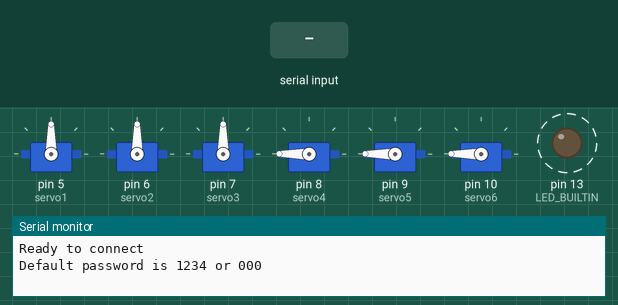
This sketch was run on a simulated Arduino Uno, built with avr-gcc and run on an emulated ATmega328P. Shown: 6 × servo, output pins drawn as LEDs (lit = HIGH), the last lines printed to the serial monitor. Dashed ring = blinking. The test bench sets the inputs (shaded band).

Above: at 2.8 s.
2.9 s: "s1" received over the second serial link
At 5.2 s:
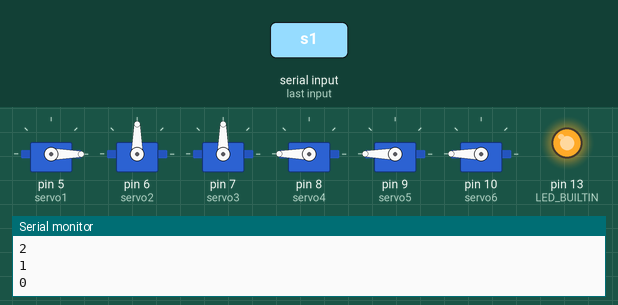
6.4 s: "s4" received over the second serial link
At 7.32 s:
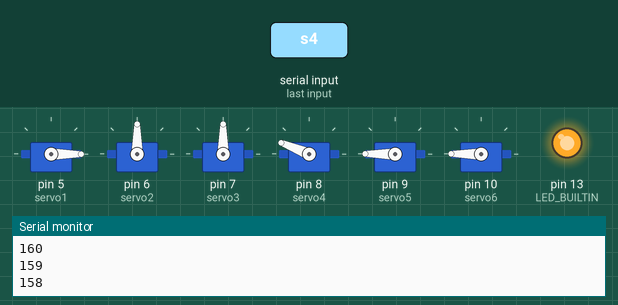
9.9 s: "s2" received over the second serial link
At 12.7 s:
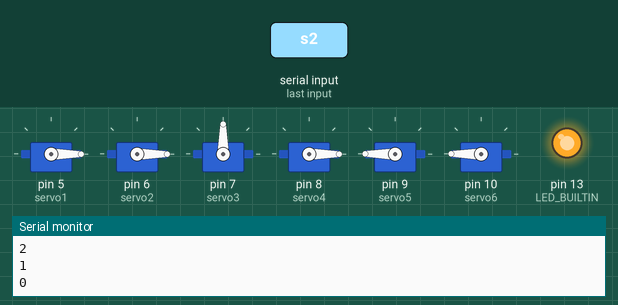
13.4 s: "s3" received over the second serial link
At 16.6 s:
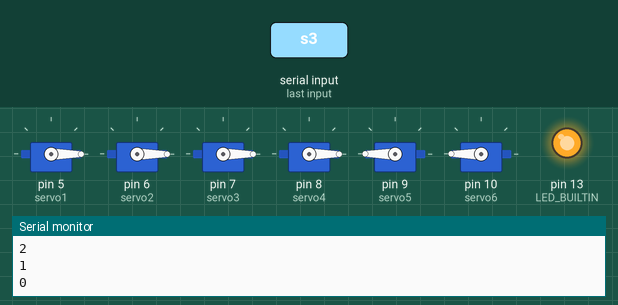
17.0 s: "s5" received over the second serial link
At 17.66 s:
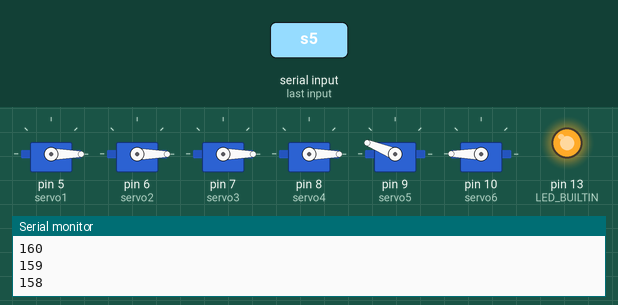
20.5 s: "s6" received over the second serial link
At 25.9 s:
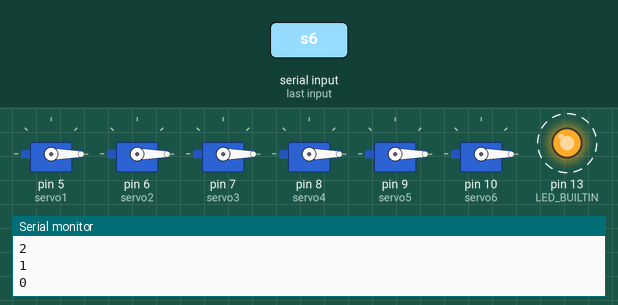
Timing chart, 0 to 27.5 s (numbered marks = the images above; inputs shaded):
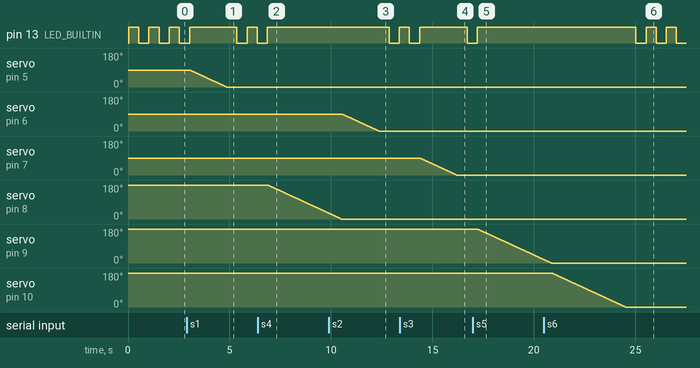

Measured:
- after the input at 2.9 s, servo on pin 5 (servo1): moves from 90° to 0° over 1.8 s, starting after 0.15 s
- after the input at 6.4 s, pin 13 (LED_BUILTIN): goes on until 6.9 s, then stays HIGH; servo on pin 8 (servo4): moves from 180° to 31° over 3.0 s, starting after 0.49 s
- after the input at 9.9 s, servo on pin 6 (servo2): moves from 90° to 0° over 1.8 s, starting after 0.65 s
- after the input at 13.4 s, servo on pin 7 (servo3): moves from 90° to 0° over 1.8 s, starting after 0.99 s
- after the input at 17.0 s, pin 13 (LED_BUILTIN): goes on until 17.2 s, then stays HIGH; servo on pin 9 (servo5): moves from 180° to 18° over 3.3 s, starting after 0.23 s
- after the input at 20.5 s, servo on pin 10 (servo6): moves from 180° to 0° over 3.6 s, starting after 0.39 s

The sketch:

RobotArmServer.ino
```cpp
#include <SoftwareSerial.h>
#include <Servo.h>
SoftwareSerial BT(2, 3); // Arduino(RX, TX) - HC-05 Bluetooth (TX, RX)
Servo servo1;
Servo servo2;
Servo servo3;
Servo servo4;
Servo servo5;
Servo servo6;
String dataRecv;
int Sipos[6];  // Store initial servo position
int Spos[6];   // Store current position
int flag = -1;
int SavePos[6][10];  //Save servo position
int n;

void sweep(Servo &theservo, int ipos, int pos)
{
if (pos>ipos)
{
  for(int i = ipos; i<=pos; i++)
  {
  theservo.write(i);
  Serial.println(i);
  delay(20);
  }
}
 else if(pos<ipos)
 for(int i = ipos; i>= pos; i--)
 {
  theservo.write(i);
  Serial.println(i);
  delay(20);
  }
  else if(pos==ipos)
    theservo.write(pos);
}


void setup() {
  // put your setup code here, to run once:
  pinMode(LED_BUILTIN, OUTPUT);
  Serial.begin(9600);
  BT.begin(9600); // baud rate of the HC-05 Bluetooth module
  BT.setTimeout(1);
  delay(30);
  Serial.println("Ready to connect\nDefault password is 1234 or 000");

  servo1.attach(5);
  servo2.attach(6);
  servo3.attach(7);
  servo4.attach(8);
  servo5.attach(9);
  servo6.attach(10);

  Sipos[0] = 90;
  Sipos[1] = 90;
  Sipos[2] = 90;
  Sipos[3] = 180;
  Sipos[4] = 180;
  Sipos[5] = 180;

  Spos[0] = 90;
  Spos[1] = 90;
  Spos[2] = 90;
  Spos[3] = 180;
  Spos[4] = 180;
  Spos[5] = 180;

  servo1.write(Sipos[0]);
  servo2.write(Sipos[1]);
  servo3.write(Sipos[2]);
  servo4.write(Sipos[3]);
  servo5.write(Sipos[4]);
  servo6.write(Sipos[5]);
}

void loop() {
  // put your main code here, to run repeatedly:
  if(BT.available()>0)
  {
  digitalWrite(LED_BUILTIN, HIGH);
  dataRecv = BT.readString();
  //Serial.println(dataRecv);
    if(dataRecv.startsWith("s1"))
    {
      String data = dataRecv.substring(2,dataRecv.length());
      Spos[0] = data.toInt();
      Serial.println(data);
      sweep(servo1,Sipos[0],Spos[0]);
              Sipos[0] = Spos[0];
             }
    else if(dataRecv.startsWith("s2"))
    {
      String data = dataRecv.substring(2,dataRecv.length());
      Spos[1] = data.toInt();
      sweep(servo2,Sipos[1],Spos[1]);
      Sipos[1] = Spos[1];
     }
    else if(dataRecv.startsWith("s3"))
    {
      String data = dataRecv.substring(2,dataRecv.length());
      Spos[2] = data.toInt();
      sweep(servo3,Sipos[2],Spos[2]);
      Sipos[2] = Spos[2];
     }
    else if(dataRecv.startsWith("s4"))
    {
      String data = dataRecv.substring(2,dataRecv.length());
      Spos[3] = data.toInt();
      sweep(servo4,Sipos[3],Spos[3]);
      Sipos[3] = Spos[3];
     }
    else if(dataRecv.startsWith("s5"))
    {
      String data = dataRecv.substring(2,dataRecv.length());
      Spos[4] = data.toInt();
      sweep(servo5,Sipos[4],Spos[4]);
      Sipos[4] = Spos[4];
     }
      else if(dataRecv.startsWith("s6"))
    {
      String data = dataRecv.substring(2,dataRecv.length());
      Spos[5] = data.toInt();
      sweep(servo6,Sipos[5],Spos[5]);
      Sipos[5] = Spos[5];
     }
      else if(dataRecv.startsWith("save"))
      {
        flag = 1;
      }
      else if(dataRecv.startsWith("reset"))
      {
        flag = 0;
        n=0;
        Serial.println("RESET");
        }
      else if(dataRecv.startsWith("play"))
      {
        for(int i=n-1; i>=0; i--)
          {
           Serial.println("RUNNING SAVED MOVES:");
           Serial.print("MOVE NO : ");
           Serial.println(i);
            sweep(servo1,Sipos[0],SavePos[0][i]);
              Sipos[0] = SavePos[0][i];
            sweep(servo2,Sipos[1],SavePos[1][i]);
              Sipos[1] = SavePos[1][i];
            sweep(servo3,Sipos[2],SavePos[2][i]);
              Sipos[2] = SavePos[2][i];
            sweep(servo4,Sipos[3],SavePos[3][i]);
              Sipos[3] = SavePos[3][i];
            sweep(servo5,Sipos[4],SavePos[4][i]);
              Sipos[4] = SavePos[4][i];
            sweep(servo6,Sipos[5],SavePos[5][i]);
              Sipos[5] = SavePos[5][i];
            }
              for(int i=0; i<n; i++)
          {
           Serial.println("RUNNING SAVED MOVES:");
           Serial.print("MOVE NO : ");
           Serial.println(i);
            sweep(servo1,Sipos[0],SavePos[0][i]);
              Sipos[0] = SavePos[0][i];
            sweep(servo2,Sipos[1],SavePos[1][i]);
              Sipos[1] = SavePos[1][i];
            sweep(servo3,Sipos[2],SavePos[2][i]);
              Sipos[2] = SavePos[2][i];
            sweep(servo4,Sipos[3],SavePos[3][i]);
              Sipos[3] = SavePos[3][i];
            sweep(servo5,Sipos[4],SavePos[4][i]);
              Sipos[4] = SavePos[4][i];
            sweep(servo6,Sipos[5],SavePos[5][i]);
              Sipos[5] = SavePos[5][i];
            }
          flag = -1;
        }
       if (flag==1 && n<10)
       {
       SavePos[0][n] = Sipos[0];
       SavePos[1][n] = Sipos[1];
       SavePos[2][n] = Sipos[2];
       SavePos[3][n] = Sipos[3];
       SavePos[4][n] = Sipos[4];
       SavePos[5][n] = Sipos[5];
       n++;
       Serial.println("SAVED");
       Serial.print("NO OF MOVES = ");
       Serial.println(n);
       flag = -1;
       }
        else if(n>=10)
        {
          flag = -1;
          Serial.println("LIMITED EXCEEDED: MAXIMUM 10 MOVES ALLOWED");
          }
  }
  else // Blink LED when not connected
  {
  digitalWrite(LED_BUILTIN, HIGH);   // turn the LED on (HIGH is the voltage level)
  delay(500);                       // wait for a second
  digitalWrite(LED_BUILTIN, LOW);    // turn the LED off by making the voltage LOW
  delay(500);                       // wait for a second
}
}
```
